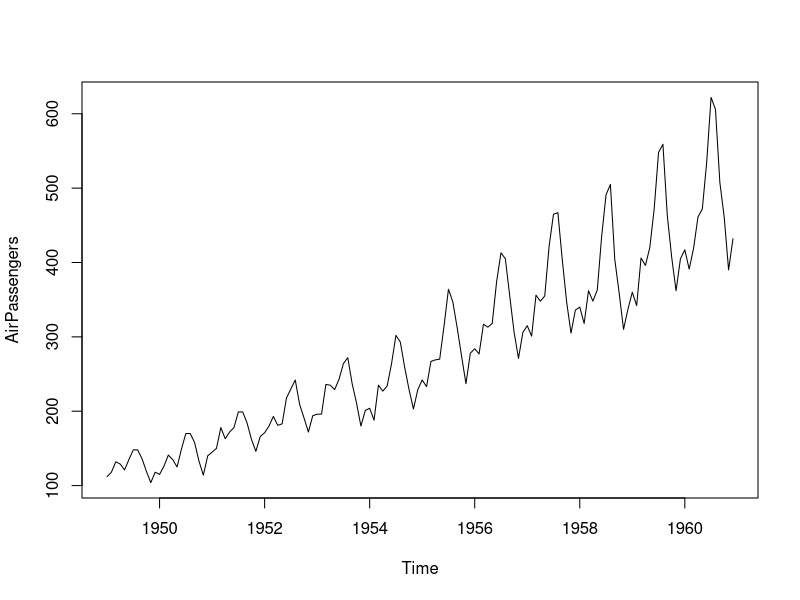
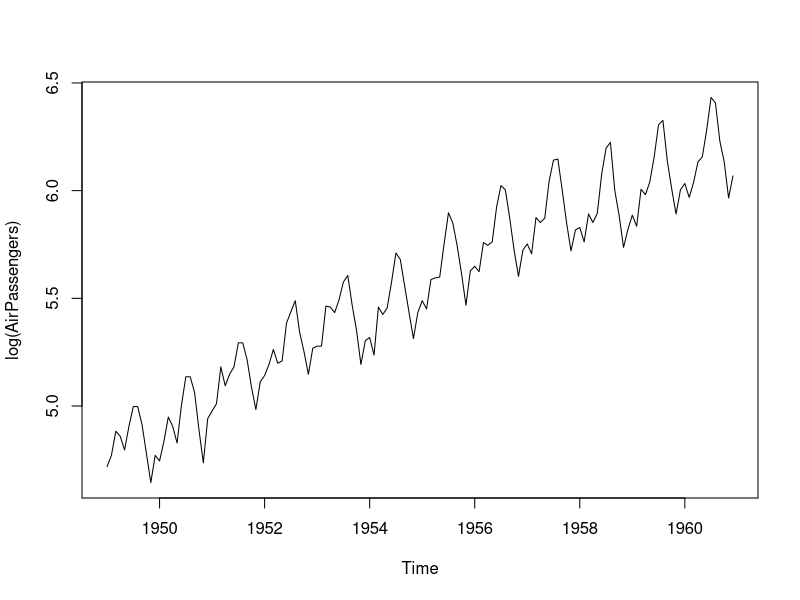

Source code (R) for these figures, in order: (Note: this script raises an error after producing the figures.)
AirPassengers
plot(AirPassengers)
plot(log(AirPassengers))
# we will be fitting multiplicative model

# Ratio to moving average method

trend_comp=ma(AirPassengers,12);trend_comp
detrended=AirPassengers/trend_comp
seasonal_index=tapply(detrended,cycle(AirPassengers),mean,na.rm=TRUE)
seasonal_component=rep(seasonal_index,length.out=length(AirPassengers))
deseasonalised=AirPassengers/seasonal_component
final=detrended/seasonal_component

decomp=decompose(AirPassengers,type="multiplicative")
ds=AirPassengers/decomp$seasonal
plot(ds)
t=1:144
lm(ds~t)
T_t1=fitted(lm(ds~t))
T_t1=ts(T_t1,start = c(1949,1),frequency = 12)
dst=ds/T_t1
plot(dst)

T_t2=fitted(lm(ds~t+I(t^2)))
T_t2=ts(T_t2,start = c(1949,1),frequency = 12)
dst=ds/T_t2
plot(dst)

# fit a trend equation on the deseasonalised data

fit=tslm(deseasonalised~trend)
summary(fit)
fit

# plot the fitted values

fitted_values=fitted(fit)
plot(deseasonalised)
lines(fitted_values,col="red")

fit1=tslm(deseasonalised~trend+I(trend^2))
summary(fit1)
fitted1=fitted(fit1)
plot(deseasonalised)
lines(fitted1,col="red")


deseasonalised_detrended=deseasonalised/fitted_values # irregular
plot(deseasonalised_detrended)

## Ratio to Trend modelling

yearly_avg=aggregate(AirPassengers,nfrequency = 1,FUN = mean)
yearly_avg
t=1:12
yearly_trend=lm(yearly_avg~t+I(t^2))
summary(yearly_trend)
t=1:144
monthly_trend=102.7064+(19.1039/12)*(t+0.5)+(0.9862/144)*((t+0.5)^2)
plot(trend,type = "l")
trend_estimate=monthly_trend

detrended=AirPassengers/trend_estimate
plot(detrended)

# plot seasonal indices

seasonal_indices=tapply(detrended,cycle(AirPassengers),mean,na.rm=TRUE)
plot(seasonal_indices,type = "l")
seasonal_component=rep(seasonal_indices,length.out=length(AirPassengers))
deseasonalised=AirPassengers/seasonal_component
plot(deseasonalised)

irregular_component=AirPassengers/(trend_estimate*seasonal_component)
plot(irregular_component)
